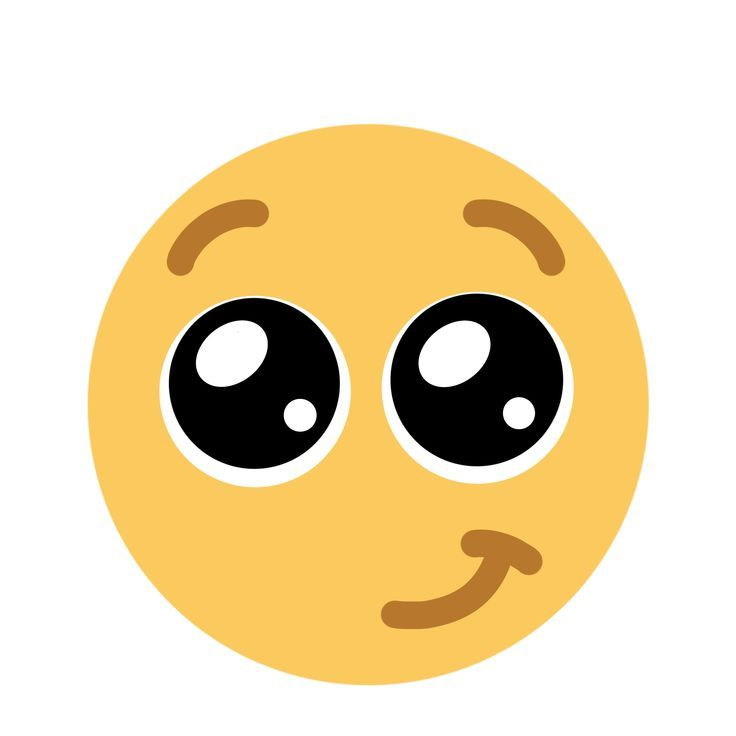
#> input picture tools/96a4ba40fa0559e5e3f1aaa72c728b5c.jpg, 736 x 736 px
$ python convert_to_nfpa.py 96a4ba40fa0559e5e3f1aaa72c728b5c.jpg
#> lines starting #> are read from the running program, lines starting #| are printed output that depends on the picture
#!/usr/bin/env python3
"""
    CCOS NFPA Converter v1
    ======================
    Converts images, GIFs and videos to NFPA (NFP Animation) format.

    Usage:
        python convert_to_nfpa.py input.gif --mode 256 --size 64 48 --fps 10 -o out.nfpa
        python convert_to_nfpa.py input.png --mode 32 --size 64 48 -o out.nfpa
        python convert_to_nfpa.py input.mp4 --mode 256 --size 64 48 --fps 10 -o out.nfpa
        python convert_to_nfpa.py input.mp4 --mode 256 --size 64 48 --fps 10 --dither -o out.nfpa
"""

import sys
import argparse
import tempfile
import subprocess
import os
import glob
from pathlib import Path

try:
    from PIL import Image
except ImportError:
    print("ERROR: Pillow not installed. Run: pip install Pillow")
    sys.exit(1)

# ============================================================
# Palettes (same as convert_to_nfp.py)
# ============================================================
NFP32_KEYS = "0123456789abcdefghijklmnopqrstuv"
NFP32_PALETTE = {}
w95 = [
    (0, 0, 0), (255, 255, 255), (192, 192, 192), (223, 223, 223),
    (128, 128, 128), (0, 0, 192), (0, 0, 128), (0, 192, 192),
    (128, 224, 255), (0, 192, 0), (0, 128, 0), (255, 0, 0),
    (128, 0, 0), (255, 255, 0), (255, 192, 0), (128, 64, 0),
    (128, 0, 128), (255, 128, 255), (64, 64, 64), (0, 84, 168),
    (128, 158, 200), (0, 0, 255), (240, 240, 240), (32, 32, 32),
    (160, 160, 160), (200, 200, 200), (248, 248, 248), (0, 0, 64),
    (48, 48, 48), (0, 128, 0), (0, 128, 128), (192, 192, 192),
]
for i, c in enumerate(w95):
    NFP32_PALETTE[NFP32_KEYS[i]] = c

PALETTE256 = {}
for i, c in enumerate(w95):
    PALETTE256[i] = c
idx = 32
for r in range(6):
    for g in range(6):
        for b in range(6):
            PALETTE256[idx] = (r * 51, g * 51, b * 51)
            idx += 1
for i in range(40):
    v = int(i * 255 / 39)
    PALETTE256[216 + i] = (v, v, v)


# ============================================================
# Quantization & Dithering
# ============================================================
def color_distance(c1, c2):
    return sum((a - b) ** 2 for a, b in zip(c1, c2))


def find_closest(rgb, palette):
    best_key = 0
    best_dist = float('inf')
    for key, color in palette.items():
        d = color_distance(rgb, color)
        if d < best_dist:
            best_dist = d
            best_key = key
    return best_key


def floyd_steinberg_dither(img, palette):
    width, height = img.size
    pixels = [[list(img.getpixel((x, y))) for x in range(width)] for y in range(height)]
    out = [[0 for _ in range(width)] for _ in range(height)]
    for y in range(height):
        for x in range(width):
            old = pixels[y][x]
            key = find_closest(tuple(old), palette)
            new = palette[key]
            out[y][x] = key
            error = [old[i] - new[i] for i in range(3)]
            if x + 1 < width:
                for i in range(3):
                    pixels[y][x + 1][i] += error[i] * 7 / 16
            if y + 1 < height:
                if x > 0:
                    for i in range(3):
                        pixels[y + 1][x - 1][i] += error[i] * 3 / 16
                for i in range(3):
                    pixels[y + 1][x][i] += error[i] * 5 / 16
                if x + 1 < width:
                    for i in range(3):
                        pixels[y + 1][x + 1][i] += error[i] * 1 / 16
    return out


def nearest_neighbor(img, palette):
    width, height = img.size
    out = []
    for y in range(height):
        row = []
        for x in range(width):
            rgb = img.getpixel((x, y))
            row.append(find_closest(rgb, palette))
        out.append(row)
    return out


# ============================================================
# NFPC RLE Encoding
# ============================================================
def encode_nfpc32_line(row):
    return _encode_rle(row, 1)


def encode_nfpc256_line(row):
    hexes = [f"{v:02x}" for v in row]
    return _encode_rle(hexes, 2)


def _encode_rle(items, item_len):
    if not items:
        return ""
    result = []
    i = 0
    n = len(items)
    while i < n:
        val = items[i]
        j = i + 1
        while j < n and items[j] == val:
            j += 1
        count = j - i
        if count == 1:
            result.append(val)
        else:
            while count > 0:
                chunk = min(count, 255)
                count_hex = f"{chunk:02x}"
                rle = f"~{val}{count_hex}"
                raw = val * chunk
                if len(rle) < len(raw):
                    result.append(rle)
                else:
                    result.append(raw)
                count -= chunk
        i = j
    return "".join(result)


# ============================================================
# Frame loading from different sources
# ============================================================
def load_frames(path, target_size, fps, max_duration=None):
#> called with path = '96a4ba40fa0559e5e3f1aaa72c728b5c.jpg', target_size = (64, 48), fps = 10
    ext = Path(path).suffix.lower()
    frames = []

    if ext in ('.png', '.jpg', '.jpeg', '.bmp', '.webp'):
        img = Image.open(path).convert('RGB')
#> img is the input picture: PIL image 736x736 RGB; mean R, G, B 234.4, 216.5, 179.7
        if target_size and img.size != tuple(target_size):
            img = img.resize(target_size, Image.LANCZOS)
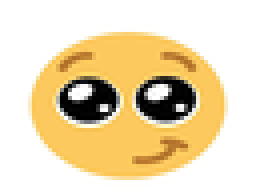
#> img: PIL image 64x48 RGB (shown 4 times larger); mean R, G, B 234.5, 216.7, 179.7
        frames.append(img)

    elif ext == '.gif':
        img = Image.open(path)
        try:
            while True:
                frame = img.copy().convert('RGB')
                if target_size and frame.size != tuple(target_size):
                    frame = frame.resize(target_size, Image.LANCZOS)
                frames.append(frame)
                img.seek(img.tell() + 1)
        except EOFError:
            pass

    elif ext in ('.mp4', '.avi', '.mkv', '.webm', '.mov', '.flv'):
        temp_dir = tempfile.mkdtemp(prefix="nfpa_")
        w, h = target_size or (64, 48)
        vf = f"fps={fps},scale={w}:{h}:flags=lanczos"
        frame_pattern = os.path.join(temp_dir, "frame_%04d.png")
        cmd = ["ffmpeg", "-y", "-i", str(path), "-vf", vf, "-pix_fmt", "rgb24"]
        if max_duration:
            cmd += ["-t", str(max_duration)]
        cmd.append(frame_pattern)
        try:
            subprocess.run(cmd, check=True, stdout=subprocess.PIPE, stderr=subprocess.PIPE)
        except subprocess.CalledProcessError as e:
            print(f"FFmpeg error: {e.stderr.decode()}")
            sys.exit(1)

        frame_files = sorted(glob.glob(frame_pattern.replace("%04d", "*")))
        for f in frame_files:
            frames.append(Image.open(f).convert('RGB'))
        # cleanup
        for f in frame_files:
            os.remove(f)
        os.rmdir(temp_dir)
    else:
        print(f"Unsupported extension: {ext}")
        sys.exit(1)

    return frames


# ============================================================
# Main conversion
# ============================================================
def convert(input_path, output_path, size=None, mode=256, fps=10, loop=0, dither=False, max_duration=None):
    target_w, target_h = size or (64, 48)
    frames = load_frames(input_path, (target_w, target_h), fps, max_duration)
#> frames = 1 item
    if not frames:
        print("No frames loaded")
        sys.exit(1)

    palette = PALETTE256 if mode == 256 else NFP32_PALETTE
    delay_ms = max(1, int(1000 / fps))

    out_lines = [f"!NFPA {target_w} {target_h} {mode} {delay_ms} {loop} {len(frames)}"]
#> out_lines = ['!NFPA 64 48 256 100 0 1']

    for frame_idx, frame in enumerate(frames):
        if dither:
            pixels = floyd_steinberg_dither(frame, palette)
        else:
            pixels = nearest_neighbor(frame, palette)

        for row in pixels:
            if mode == 256:
                out_lines.append(encode_nfpc256_line(row))
            else:
                out_lines.append(encode_nfpc32_line(row))

        if (frame_idx + 1) % 10 == 0 or frame_idx == len(frames) - 1:
            print(f"Encoded {frame_idx + 1}/{len(frames)} frames...")
#> this loop made 1 pass
#> frame_idx on pass 1: 0
#> (printed output is left out)

    Path(output_path).write_text("\n".join(out_lines), encoding="utf-8")
    original_size = Path(input_path).stat().st_size
    compressed_size = len("\n".join(out_lines))
    print(f"Saved: {output_path}")
    print(f"Frames: {len(frames)}, Size: {original_size} -> {compressed_size} bytes ({compressed_size/original_size*100:.1f}%)")
#| Frames: 1, Size: 22368 -> 1896 bytes (8.5%)


def main():
    parser = argparse.ArgumentParser(description="Convert images/video to NFPA for CCOS")
    parser.add_argument("input", help="Input file (png, jpg, gif, mp4, ...)")
    parser.add_argument("-o", "--output", default="out.nfpa", help="Output .nfpa file")
    parser.add_argument("-s", "--size", nargs=2, type=int, metavar=("W", "H"), help="Target size (default 64 48)")
    parser.add_argument("-m", "--mode", type=int, choices=[32, 256], default=256, help="Color mode (default 256)")
    parser.add_argument("--fps", type=int, default=10, help="Frames per second (default 10)")
    parser.add_argument("--loop", type=int, default=0, help="Loop count, 0 = infinite (default 0)")
    parser.add_argument("--duration", type=float, default=None, help="Max duration in seconds (for video)")
    parser.add_argument("--dither", action="store_true", help="Apply Floyd-Steinberg dithering")
    args = parser.parse_args()

    if not Path(args.input).exists():
        print(f"ERROR: File not found: {args.input}")
        sys.exit(1)

    convert(args.input, args.output, size=args.size, mode=args.mode, fps=args.fps, loop=args.loop, dither=args.dither, max_duration=args.duration)


if __name__ == "__main__":
    main()
